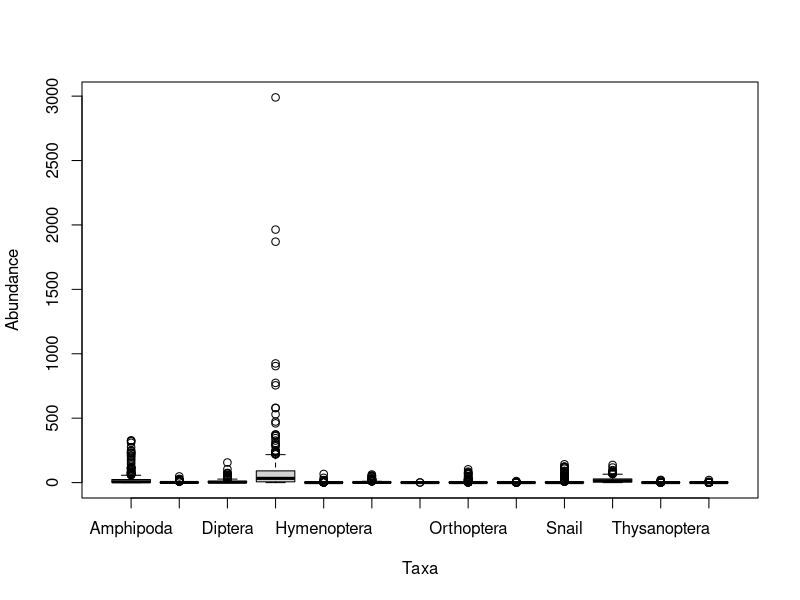

This chart was generated by the following R code: (Note: this script raises an error after producing the figure.)
require(car)
require(multcomp)
require(corrplot)

cleanedabundance<-read.csv("./Cleaned Bird Data/cleanedabundance.csv")

#         ABUNDANCE

###   Abundance~Taxa
stacked.abun<-read.csv("./Cleaned Bird Data/cleanedabundance_stacked.csv")
head(stacked.abun)
stacked.abun$Taxa=as.factor(stacked.abun$Taxa)
model.orderabun<-glm(Abundance~0+Taxa, data=stacked.abun, family=poisson())
summary(model.orderabun)
Anova(model.orderabun)
order.test=glht(model.orderabun,linfct=mcp(Taxa="Tukey"))
cld(order.test)
# plot(Abundance~Taxa, data=stacked.abun)

###   Abundance~Taxa+Site
model.abunsite<-glm(Abundance~0+Taxa+Site, data=stacked.abun, family=poisson())
summary(model.abunsite)
Anova(model.abunsite)
par(mfrow=c(1,1))
plot(Abundance~Taxa+Site, data = stacked.abun)

abunsite.test=glht(model.abunsite,linfct=mcp(Taxa="Tukey"))
cld(abunsite.test)

###   Abundance~Taxa*Site
model.abunsiteint<-glm(Abundance~0+Taxa*Site, data=stacked.abun, family=poisson())
summary(model.abunsiteint)
Anova(model.abunsiteint)
# => Significant interaction between Taxa and Site

###   Abundance~Taxa*Site+SolarDay+Treatment
model.abunsitesol<-glm(Abundance~0+Taxa*Site+Period+Treatment, data=stacked.abun, family=poisson())
summary(model.abunsitesol)
Anova(model.abunsitesol)

### Interactions between Treatment and other variables (Site, Taxa, Solar Day) on Abundance>>>>>>>>>>>>>>>>>

###   Abundance~Treatment*Taxa
model.treat.taxa<-glm(Abundance~0+Treatment*Taxa, data=stacked.abun, family=poisson())
summary(model.treat.taxa)
Anova(model.treat.taxa)
# par(mfrow=c(2,2))
# plot(model.treat.taxa)
# par(mfrow=c(1,1))

###   Abundance~Treatment*Site
model.treat.site<-glm(Abundance~0+Treatment*Site, data=stacked.abun, family=poisson())
summary(model.treat.site)
Anova(model.treat.site)
# par(mfrow=c(2,2))
# plot(model.treat.site)
# par(mfrow=c(1,1))

###   Abundance~Treatment*SolarDay
model.treat.sol<-glm(Abundance~0+Treatment*SolarDay, data=stacked.abun, family=poisson())
summary(model.treat.sol)
Anova(model.treatsol)
# par(mfrow=c(2,2))
# plot(model.treat.sol)
# par(mfrow=c(1,1))


#         BIOMASS

### What Kind of Effect does Exclosure have on Abundance >>>>>>>>>>>>>>>>>

stacked.biomass<-read.csv("./Cleaned Bird Data/cleanedbiomass_stacked.csv")
head(stacked.biomass)
stacked.biomass$Taxa=as.factor(stacked.biomass$Taxa)
model.orderbiom<-glm(Mass~0+Taxa, data=stacked.biomass, family=poisson())
# 
# plot(Mass~Taxa*Site, data=stacked.biomass)



##Abundance Based on Taxa
head(stacked.abun)
jittered.taxa<-as.numeric(stacked.abun$Taxa)+runif(n=nrow(stacked.abun), min = -0.2, max = 0.2)
par(mfrow=c(1,1), mar=c(9,4.5,0.5,0.5))
plot(Abundance~jittered.taxa, data=stacked.abun, ylim=c(0,200), col=rgb(0,0,0,0.2), pch=16, xlab="",xaxt="n")
axis(side=1, at=unique(as.numeric(stacked.abun$Taxa)), labels=unique(stacked.abun$Taxa),las=2)

model.orderabun<-glm(Abundance~0+Taxa, data=stacked.abun, family=poisson())
summary(model.orderabun)
points(y=exp(coef(model.orderabun)), x=c(1:length(unique(stacked.abun$Taxa))), col="red", pch=8)
model.sol<-glm(Total~SolarDay, data=cleanedabundance, family=poisson())
summary(model.sol)
coef.sol<-coef(model.sol)
plot(Total~SolarDay, data=cleanedabundance, ylim=c(0,600))
curve(exp(coef.sol["(Intercept)"]+coef.sol["SolarDay"]*x), add = T, col="red")
#Once again, red is the model, black is the data

#Running a glm with squared term --> quadratic
cleanedabundance$SqSolarDay<-cleanedabundance$SolarDay^2
quad.model.sol<-glm(Total~SqSolarDay+SolarDay, data=cleanedabundance, family=poisson())
summary(quad.model.sol)
coef.sqsol<-coef(quad.model.sol)
plot(Total~SolarDay, data=cleanedabundance, ylim=c(0,600))
curve(exp(coef.sqsol["(Intercept)"]+coef.sqsol["SolarDay"]*x+coef.sqsol["SqSolarDay"]*x^2), add = T, col="red")
# Produced a curve model for the effect of solar day on abundance. 

Anova(quad.model.sol)
#site specific intercept, global effect of solar day and sq solar day (same beta (b) and gamma (c) coefficients for all sites)
quad.site.model.sol<-glm(Total~0+Site+SqSolarDay+SolarDay, data=cleanedabundance, family=poisson())
summary(quad.site.model.sol)
#site specific intercept, site specific effect of solar day and sq solar day (different b and c coefficients per site)
crazy.quad.site.model.sol<-glm(Total~0+Site+Site:SqSolarDay+Site:SolarDay, data=cleanedabundance, family=poisson())
summary(crazy.quad.site.model.sol)

#To plot data only from one site: data= cleanedabundance[cleanedabundance$Site="Site Name"]

# HOMEWORK GOAL: Make 8 plots for each site 

png(height=11,width=7,pointsize=8,units="in",res=900,file="./Rough Figures/Site.Solar.Models.png")
par(mfrow=c(4,2), mar=c(4,4,0.5,0.5))
x.scale= c(160,260)
#   1. Asparagus
Asp.Abun=cleanedabundance[cleanedabundance$Site=="Asparagus",] 
Asp.Abun.model<-glm(Total~SqSolarDay+SolarDay, data=Asp.Abun, family=poisson())
coef.asp<-coef(Asp.Abun.model)
plot(Total~SolarDay, data=Asp.Abun, xlim=x.scale, xlab="Solar Day", ylab="Total Abundance")
curve(exp(coef.asp["(Intercept)"]+coef.asp["SolarDay"]*x+coef.asp["SqSolarDay"]*x^2), add = T, col="red")
title(line=-3, "Asparagus")

#   2. Barn Island
Bar.Abun=cleanedabundance[cleanedabundance$Site=="Barn Island",] 
Bar.Abun.model<-glm(Total~SqSolarDay+SolarDay, data=Bar.Abun, family=poisson())
coef.bar<-coef(Bar.Abun.model)
plot(Total~SolarDay, data=Bar.Abun, xlim=x.scale, xlab="Solar Day", ylab="Total Abundance")
curve(exp(coef.bar["(Intercept)"]+coef.bar["SolarDay"]*x+coef.bar["SqSolarDay"]*x^2), add = T, col="red")
title(line=-3, "Barn Island")

#   3. Bunny
Bun.Abun=cleanedabundance[cleanedabundance$Site=="Bunny",]  
Bun.Abun.model<-glm(Total~SqSolarDay+SolarDay, data=Bun.Abun, family=poisson())
coef.bun<-coef(Bun.Abun.model)
plot(Total~SolarDay, data=Bun.Abun, xlim=x.scale)
curve(exp(coef.bun["(Intercept)"]+coef.bun["SolarDay"]*x+coef.bun["SqSolarDay"]*x^2), add = T, col="red")
title(line=-3, "Bunny")

#   4. Chapman
Cha.Abun=cleanedabundance[cleanedabundance$Site=="Chapman",] 
Cha.Abun.model<-glm(Total~SqSolarDay+SolarDay, data=Cha.Abun, family=poisson())
coef.cha<-coef(Cha.Abun.model)
plot(Total~SolarDay, data=Cha.Abun, xlim=x.scale)
curve(exp(coef.cha["(Intercept)"]+coef.cha["SolarDay"]*x+coef.cha["SqSolarDay"]*x^2), add = T, col="red")
title(line=-3, "Chapman")

#   5. Forsythe
For.Abun=cleanedabundance[cleanedabundance$Site=="Forsythe",] 
For.Abun.model<-glm(Total~SqSolarDay+SolarDay, data=For.Abun, family=poisson())
coef.for<-coef(For.Abun.model)
plot(Total~SolarDay, data=For.Abun, xlim=x.scale)
curve(exp(coef.for["(Intercept)"]+coef.for["SolarDay"]*x+coef.for["SqSolarDay"]*x^2), add = T, col="red")
title(line=-3, "Forsythe")

#   6. Hammo
Ham.Abun=cleanedabundance[cleanedabundance$Site=="Hammo",] 
Ham.Abun.model<-glm(Total~SqSolarDay+SolarDay, data=Ham.Abun, family=poisson())
coef.ham<-coef(Ham.Abun.model)
plot(Total~SolarDay, data=Ham.Abun, xlim=x.scale)
curve(exp(coef.ham["(Intercept)"]+coef.ham["SolarDay"]*x+coef.ham["SqSolarDay"]*x^2), add = T, col="red")
title(line=-3, "Hammo")

#   7. Rachel Carson
Rac.Abun=cleanedabundance[cleanedabundance$Site=="Rachel Carson",] 
Rac.Abun.model<-glm(Total~SqSolarDay+SolarDay, data=Rac.Abun, family=poisson())
coef.rac<-coef(Rac.Abun.model)
plot(Total~SolarDay, data=Rac.Abun, xlim=x.scale)
curve(exp(coef.rac["(Intercept)"]+coef.rac["SolarDay"]*x+coef.rac["SqSolarDay"]*x^2), add = T, col="red")
title(line=-3, "Rachel Carson")

#   8. Sachuest
Sac.Abun=cleanedabundance[cleanedabundance$Site=="Sachuest",] 
Sac.Abun.model<-glm(Total~SqSolarDay+SolarDay, data=Sac.Abun, family=poisson())
coef.sac<-coef(Sac.Abun.model)
plot(Total~SolarDay, data=Sac.Abun, xlim=x.scale)
curve(exp(coef.sac["(Intercept)"]+coef.sac["SolarDay"]*x+coef.sac["SqSolarDay"]*x^2), add = T, col="red")
title(line=-3, "Sachuest")

dev.off()

## TRIAL>>> Abundance~Taxa for Asparagus site... 
par(mfrow=c(1,2))

#Orthoptera
Asp.Abun=cleanedabundance[cleanedabundance$Site=="Asparagus",] 
Asp.Orth.model<-glm(Orthoptera~SqSolarDay+SolarDay, data=Asp.Abun, family=poisson())
coef.orth<-coef(Asp.Orth.model)
plot(Orthoptera~SolarDay, data=Asp.Abun, xlab="Solar Day", ylab="Orthoptera Abundance")
curve(exp(coef.orth["(Intercept)"]+coef.orth["SolarDay"]*x+coef.orth["SqSolarDay"]*x^2), add = T, col="red")

#Hemiptera
Asp.Abun=cleanedabundance[cleanedabundance$Site=="Asparagus",] 
Asp.Hemi.model<-glm(Hemiptera~SqSolarDay+SolarDay, data=Asp.Abun, family=poisson())
coef.hemi<-coef(Asp.Hemi.model)
plot(Hemiptera~SolarDay, data=Asp.Abun, xlab="Solar Day", ylab="Orthoptera Abundance")
curve(exp(coef.hemi["(Intercept)"]+coef.hemi["SolarDay"]*x+coef.hemi["SqSolarDay"]*x^2), add = T, col="red")

#       ...
